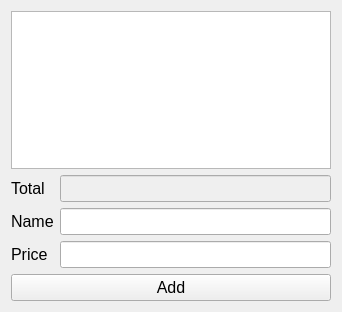
<?xml version="1.0" encoding="UTF-8"?>
<ui version="4.0">
 <class>ShoppingBasketWidget</class>
 <widget class="QWidget" name="ShoppingBasketWidget">
  <property name="geometry">
   <rect>
    <x>0</x>
    <y>0</y>
    <width>342</width>
    <height>312</height>
   </rect>
  </property>
  <property name="windowTitle">
   <string>ShoppingBasketWidget</string>
  </property>
  <layout class="QVBoxLayout" name="verticalLayout">
   <item>
    <widget class="QListWidget" name="productsListWidget">
     <property name="font">
      <font>
       <pointsize>12</pointsize>
      </font>
     </property>
    </widget>
   </item>
   <item>
    <layout class="QFormLayout" name="formLayout">
     <item row="0" column="0">
      <widget class="QLabel" name="label_3">
       <property name="font">
        <font>
         <pointsize>12</pointsize>
        </font>
       </property>
       <property name="text">
        <string>Total</string>
       </property>
      </widget>
     </item>
     <item row="0" column="1">
      <widget class="QLineEdit" name="totalLineEdit">
       <property name="enabled">
        <bool>false</bool>
       </property>
       <property name="font">
        <font>
         <pointsize>12</pointsize>
        </font>
       </property>
      </widget>
     </item>
     <item row="1" column="0">
      <widget class="QLabel" name="label">
       <property name="font">
        <font>
         <pointsize>12</pointsize>
        </font>
       </property>
       <property name="text">
        <string>Name</string>
       </property>
      </widget>
     </item>
     <item row="1" column="1">
      <widget class="QLineEdit" name="nameLineEdit">
       <property name="font">
        <font>
         <pointsize>12</pointsize>
        </font>
       </property>
      </widget>
     </item>
     <item row="2" column="0">
      <widget class="QLabel" name="label_2">
       <property name="font">
        <font>
         <pointsize>12</pointsize>
        </font>
       </property>
       <property name="text">
        <string>Price</string>
       </property>
      </widget>
     </item>
     <item row="2" column="1">
      <widget class="QLineEdit" name="priceLineEdit">
       <property name="font">
        <font>
         <pointsize>12</pointsize>
        </font>
       </property>
      </widget>
     </item>
    </layout>
   </item>
   <item>
    <widget class="QPushButton" name="addButton">
     <property name="font">
      <font>
       <pointsize>12</pointsize>
      </font>
     </property>
     <property name="text">
      <string>Add</string>
     </property>
    </widget>
   </item>
  </layout>
 </widget>
 <layoutdefault spacing="6" margin="11"/>
 <resources/>
 <connections/>
</ui>
